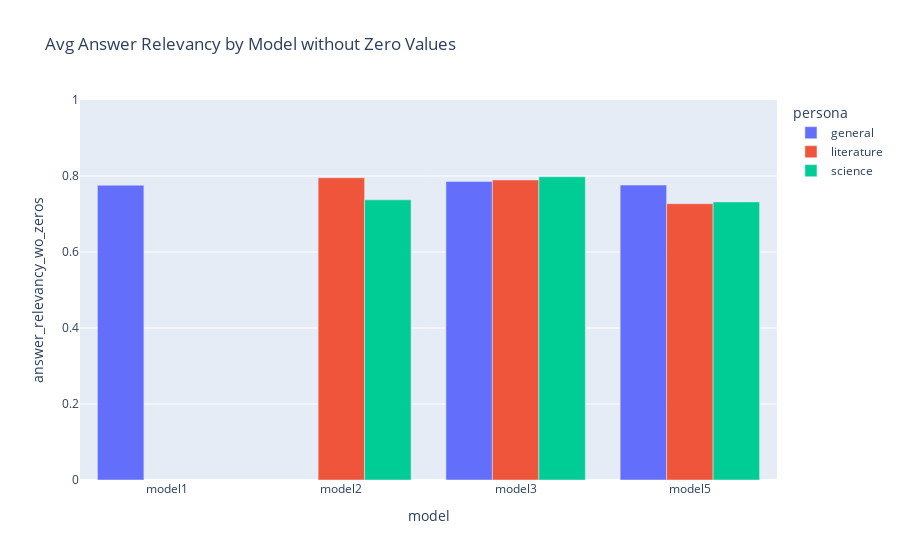

The notebook cell saved with this chart:
### Code cell
fig = px.bar(
    summary_df,
    x = "model",
    y = "answer_relevancy_wo_zeros",
    color = "persona",
    barmode = "group",
    title = "Avg Answer Relevancy by Model without Zero Values",
    category_orders = {"model": ["model1", "model2", "model3"]},
    range_y = [0, 1]
)

fig.show()

### Figure 1 — Plotly figure (JSON) as saved in the notebook; plotly's stock layout.template omitted (floating-point values rounded to 4 significant figures)
{"data": [{"alignmentgroup": "True", "hovertemplate": "persona=general<br>model=%{x}<br>answer_relevancy_wo_zeros=%{y}<extra></extra>", "legendgroup": "general", "marker": {"color": "#636efa", "pattern": {"shape": ""}}, "name": "general", "offsetgroup": "general", "orientation": "v", "showlegend": true, "textposition": "auto", "type": "bar", "x": ["model1", "model3", "model5"], "xaxis": "x", "y": [0.7757, 0.7857, 0.7761], "yaxis": "y"}, {"alignmentgroup": "True", "hovertemplate": "persona=literature<br>model=%{x}<br>answer_relevancy_wo_zeros=%{y}<extra></extra>", "legendgroup": "literature", "marker": {"color": "#EF553B", "pattern": {"shape": ""}}, "name": "literature", "offsetgroup": "literature", "orientation": "v", "showlegend": true, "textposition": "auto", "type": "bar", "x": ["model2", "model3", "model5"], "xaxis": "x", "y": [0.7954, 0.7896, 0.7271], "yaxis": "y"}, {"alignmentgroup": "True", "hovertemplate": "persona=science<br>model=%{x}<br>answer_relevancy_wo_zeros=%{y}<extra></extra>", "legendgroup": "science", "marker": {"color": "#00cc96", "pattern": {"shape": ""}}, "name": "science", "offsetgroup": "science", "orientation": "v", "showlegend": true, "textposition": "auto", "type": "bar", "x": ["model2", "model3", "model5"], "xaxis": "x", "y": [0.7372, 0.7981, 0.7318], "yaxis": "y"}], "layout": {"barmode": "group", "legend": {"title": {"text": "persona"}, "tracegroupgap": 0}, "title": {"text": "Avg Answer Relevancy by Model without Zero Values"}, "xaxis": {"anchor": "y", "categoryarray": ["model1", "model2", "model3"], "categoryorder": "array", "domain": [0, 1], "title": {"text": "model"}}, "yaxis": {"anchor": "x", "domain": [0, 1], "range": [0, 1], "title": {"text": "answer_relevancy_wo_zeros"}}}}
